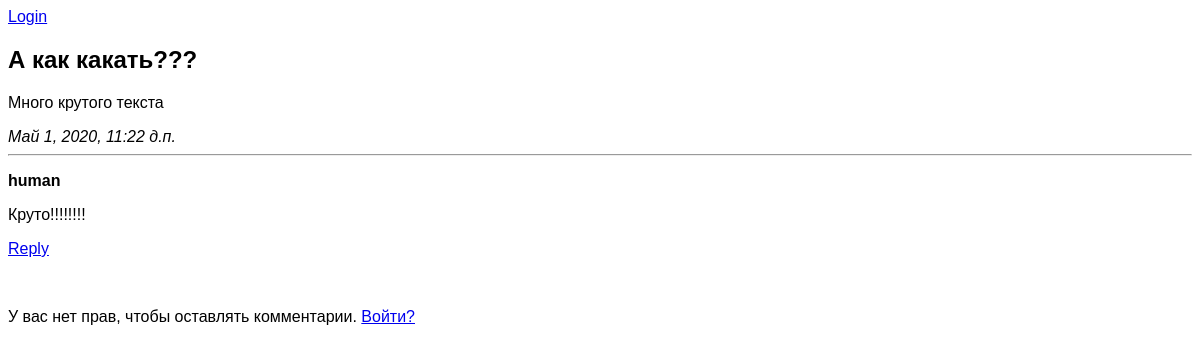
The app's page /articles/1/, older data.
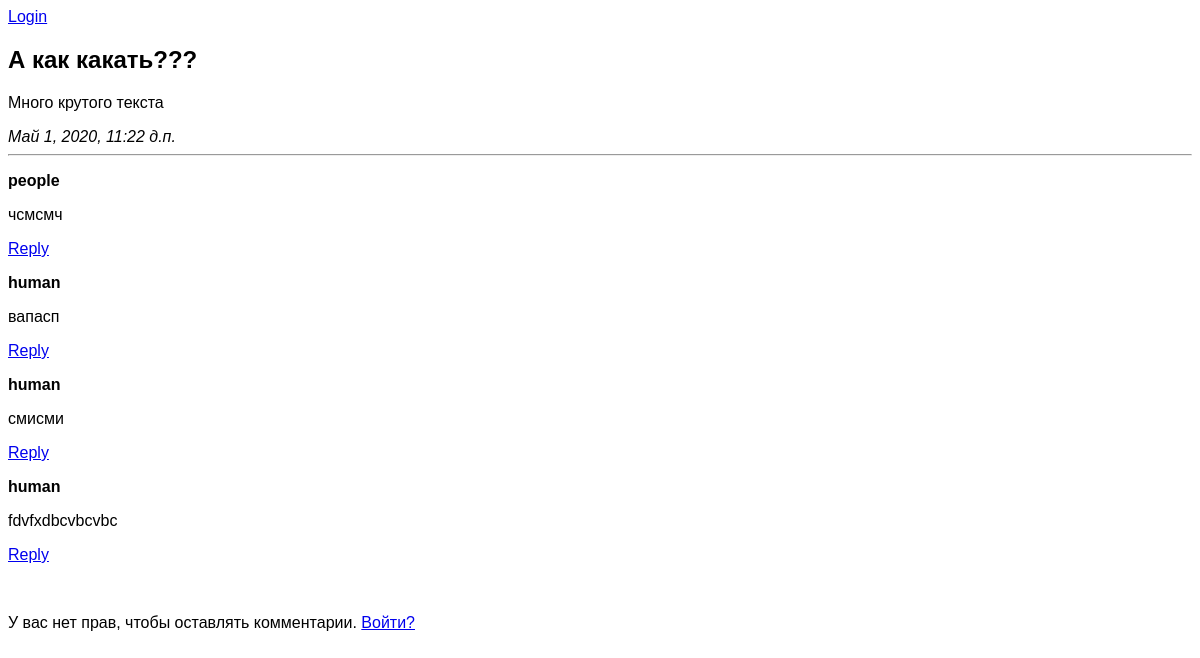
The same page, newer data.
### myfirst/apps/articles/models.py (models this page shows, shortened)
class Article(models.Model):
	articleTitle = models.CharField('article name', max_length = 200)
	articleText = models.TextField('text')
	pubDate = models.DateTimeField('publication date')
	def wasPublishedRecently(self):
		return self.pubDate	>= (timezone.now() - datetime.timedelta(days = 7))
	class Meta:
		verbose_name = "Статья"
		verbose_name_plural = "Статьи"

class Comment(models.Model):
	article = models.ForeignKey(Article, on_delete = models.CASCADE)
	authorName = models.CharField('people name', max_length = 50)
	commentText = models.CharField('comment text', max_length = 200)
	class Meta:
		verbose_name = "Коммент"
		verbose_name_plural = "Коммы"

### myfirst/apps/articles/views.py (the view)
# urls.py: path('<int:articleId>/', views.detail, name = 'detail'),
def detail(request, articleId):
	try:
		a = Article.objects.get(id = articleId)
	except:
		raise Http404("Такой статьи нет :(")
	latestCommentsList = a.comment_set.order_by('-id')[:10]
	return render(request, 'articles/detail.html', {'article': a, 'latestCommentsList': latestCommentsList})

### myfirst/templates/articles/detail.html (shortened to what this page needs)
{% extends 'base.html' %}
{% block content %}
<h2>{{article.articleTitle}}</h2>
<p>{{article.articleText}}</p>
<em>{{article.pubDate}}</em>
<hr>
{% if latestCommentsList %}
	{% for c in latestCommentsList %}
		<p class="comment">
			<strong class="authorname">{{c.authorName}}</strong>
			<p class="comment-text">{{c.commentText}}</p>
			<a href="#">Reply</a>
		</p>
	{% endfor %}
{% else %}
Комментариев пока что нет, но Вы можете стать первым))
{% endif %}
<br>
{% if user.profile %}
<form action="{% url 'articles:leaveComment' article.id %}" method="POST">
	{% csrf_token %}
	<br>
	<textarea name="text" required placeholder="Текст комментария" cols="30" rows="10"></textarea><br>
	<button type="submit">Оставить комментарий</button>
</form>
{% else %}
<p>У вас нет прав, чтобы оставлять комментарии. <a href="{% url 'log_in:user_login' %}">Войти?</a></p>
{% endif %}
{% endblock %}

### myfirst/templates/base.html (shortened to what this page needs)
{% load static %}
{% static 'css/style.css' as css_url %}
<!DOCTYPE html>
<html lang="ru">
<head>
	<link rel="stylesheet" type="text/css" href="{{ css_url }}">
</head>
<body>
	<header>
		{% if user.profile %}
		<a href="{% url 'articles:index' %}">Home</a>
		<a href="{% url 'log_in:edit_profile' %}"><span class="username">{{ user.username }}</span></a>
		{% else %}
		<a href="{% url 'log_in:user_login' %}">Login</a>
		{% endif %}
	</header>
	{% block content %}{% endblock %}
</body>
</html>

### myfirst/apps/articles/static/css/style.css (style rules this page uses)
* { font-family: 'Ponter', sans-serif; }

Row changes from the older to the newer data that the page shows:
removed Comment: authorName "human", commentText "Круто!!!!!!!!"
added Comment: authorName "people", commentText "чсмсмч"
added Comment: authorName "human", commentText "вапасп"
added Comment: authorName "human", commentText "смисми"
added Comment: authorName "human", commentText "fdvfxdbcvbcvbc"
